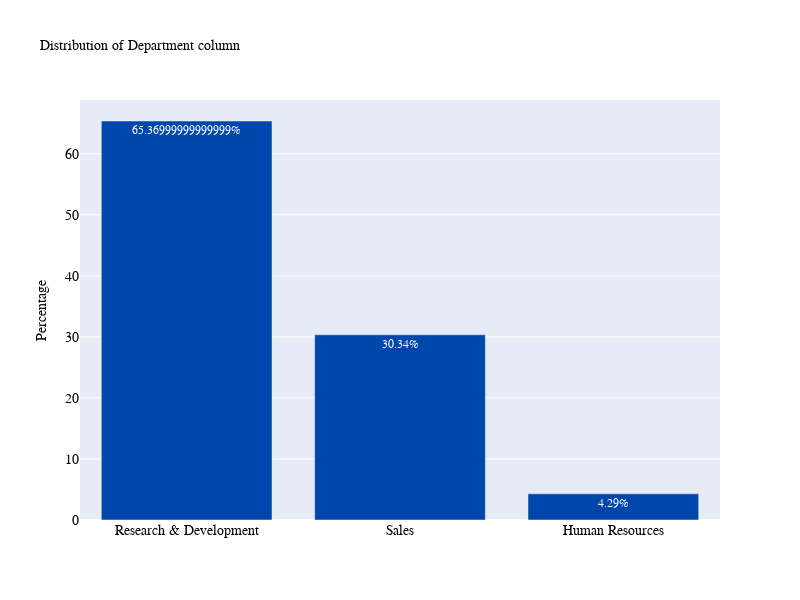

Notebook source saved alongside this figure:
### Markdown cell above
### 4. Which department has the highest number of employees? (Department)

### Code cell
plot_bar('Department')

### Figure 1 — Plotly figure (JSON) as saved in the notebook; plotly's stock layout.template omitted (floating-point values rounded to 4 significant figures)
{"data": [{"marker": {"color": "#0047AB"}, "text": ["65.36999999999999%", "30.34%", "4.29%"], "textposition": "auto", "x": ["Research & Development", "Sales", "Human Resources"], "y": [65.37, 30.34, 4.29], "type": "bar"}], "layout": {"autosize": false, "font": {"color": "white", "family": "Courier New, monospace", "size": 12}, "height": 600, "title": {"font": {"color": "black", "family": "Courier New, monospace", "size": 14}, "text": "Distribution of Department column"}, "width": 800, "xaxis": {"tickfont": {"color": "black", "family": "Courier New, monospace", "size": 14}}, "yaxis": {"tickfont": {"color": "black", "family": "Courier New, monospace", "size": 14}, "title": {"font": {"color": "black", "size": 14}, "text": "Percentage"}}}}
